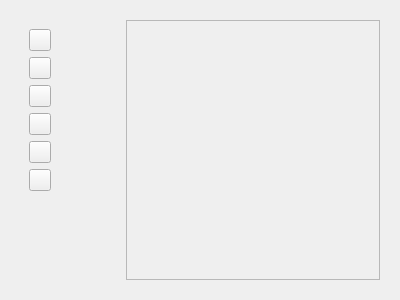
<?xml version="1.0" encoding="UTF-8"?>
<ui version="4.0">
 <class>TrackLayoutWidget</class>
 <widget class="QWidget" name="TrackLayoutWidget">
  <property name="geometry">
   <rect>
    <x>0</x>
    <y>0</y>
    <width>400</width>
    <height>300</height>
   </rect>
  </property>
  <property name="windowTitle">
   <string>Form</string>
  </property>
  <layout class="QHBoxLayout" name="horizontalLayout">
   <item>
    <widget class="QWidget" name="LayoutButtonsOuterWidget" native="true">
     <property name="minimumSize">
      <size>
       <width>40</width>
       <height>0</height>
      </size>
     </property>
     <property name="maximumSize">
      <size>
       <width>100</width>
       <height>16777215</height>
      </size>
     </property>
     <layout class="QGridLayout" name="gridLayout_3">
      <item row="0" column="1">
       <spacer name="horizontalSpacer">
        <property name="orientation">
         <enum>Qt::Horizontal</enum>
        </property>
        <property name="sizeHint" stdset="0">
         <size>
          <width>45</width>
          <height>20</height>
         </size>
        </property>
       </spacer>
      </item>
      <item row="0" column="0">
       <widget class="QWidget" name="layoutButtonsWidget" native="true">
        <property name="sizePolicy">
         <sizepolicy hsizetype="Minimum" vsizetype="Preferred">
          <horstretch>0</horstretch>
          <verstretch>0</verstretch>
         </sizepolicy>
        </property>
        <property name="minimumSize">
         <size>
          <width>40</width>
          <height>0</height>
         </size>
        </property>
        <property name="maximumSize">
         <size>
          <width>40</width>
          <height>16777215</height>
         </size>
        </property>
        <layout class="QVBoxLayout" name="verticalLayout">
         <item>
          <widget class="QPushButton" name="addAxisPushButton">
           <property name="toolTip">
            <string>Add axis</string>
           </property>
           <property name="text">
            <string/>
           </property>
          </widget>
         </item>
         <item>
          <widget class="QPushButton" name="addTrackPushButton">
           <property name="toolTip">
            <string>Add track</string>
           </property>
           <property name="text">
            <string/>
           </property>
          </widget>
         </item>
         <item>
          <widget class="QPushButton" name="rightArrowPushButton">
           <property name="toolTip">
            <string>Add selected item</string>
           </property>
           <property name="text">
            <string/>
           </property>
          </widget>
         </item>
         <item>
          <widget class="QPushButton" name="deletePushButton">
           <property name="toolTip">
            <string>Delete selected item</string>
           </property>
           <property name="text">
            <string/>
           </property>
          </widget>
         </item>
         <item>
          <widget class="QPushButton" name="upPushButton">
           <property name="toolTip">
            <string>Promote item</string>
           </property>
           <property name="text">
            <string/>
           </property>
          </widget>
         </item>
         <item>
          <widget class="QPushButton" name="downPushButton">
           <property name="toolTip">
            <string>Demote item</string>
           </property>
           <property name="text">
            <string/>
           </property>
          </widget>
         </item>
         <item>
          <spacer name="verticalSpacer">
           <property name="orientation">
            <enum>Qt::Vertical</enum>
           </property>
           <property name="sizeHint" stdset="0">
            <size>
             <width>20</width>
             <height>328</height>
            </size>
           </property>
          </spacer>
         </item>
        </layout>
       </widget>
      </item>
     </layout>
    </widget>
   </item>
   <item>
    <widget class="QWidget" name="mainLayoutWidget" native="true">
     <property name="sizePolicy">
      <sizepolicy hsizetype="Expanding" vsizetype="Preferred">
       <horstretch>0</horstretch>
       <verstretch>0</verstretch>
      </sizepolicy>
     </property>
     <property name="maximumSize">
      <size>
       <width>2000</width>
       <height>16777215</height>
      </size>
     </property>
     <layout class="QHBoxLayout" name="horizontalLayout_3">
      <item>
       <widget class="QScrollArea" name="scrollArea">
        <property name="widgetResizable">
         <bool>true</bool>
        </property>
        <widget class="QWidget" name="scrollAreaWidgetContents">
         <property name="geometry">
          <rect>
           <x>0</x>
           <y>0</y>
           <width>274</width>
           <height>278</height>
          </rect>
         </property>
         <layout class="QHBoxLayout" name="horizontalLayout_2"/>
        </widget>
       </widget>
      </item>
     </layout>
    </widget>
   </item>
  </layout>
 </widget>
 <resources/>
 <connections/>
</ui>
